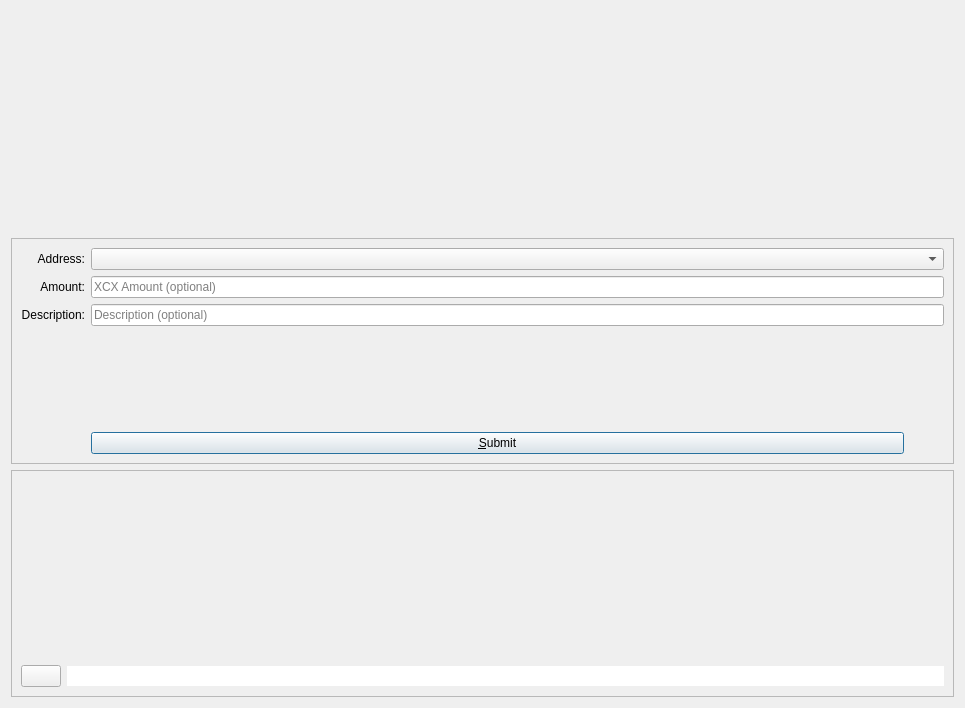
<?xml version="1.0" encoding="UTF-8"?>
<ui version="4.0">
 <class>ReceiveCoinsDialog</class>
 <widget class="QDialog" name="ReceiveCoinsDialog">
  <property name="geometry">
   <rect>
    <x>0</x>
    <y>0</y>
    <width>965</width>
    <height>708</height>
   </rect>
  </property>
  <property name="sizePolicy">
   <sizepolicy hsizetype="Preferred" vsizetype="Preferred">
    <horstretch>0</horstretch>
    <verstretch>0</verstretch>
   </sizepolicy>
  </property>
  <property name="minimumSize">
   <size>
    <width>0</width>
    <height>0</height>
   </size>
  </property>
  <property name="sizeGripEnabled">
   <bool>false</bool>
  </property>
  <layout class="QVBoxLayout" name="verticalLayout" stretch="0,0,0">
   <item>
    <spacer name="verticalSpacer_2">
     <property name="orientation">
      <enum>Qt::Vertical</enum>
     </property>
     <property name="sizeHint" stdset="0">
      <size>
       <width>20</width>
       <height>10</height>
      </size>
     </property>
    </spacer>
   </item>
   <item>
    <widget class="QFrame" name="frame2">
     <property name="sizePolicy">
      <sizepolicy hsizetype="Preferred" vsizetype="Expanding">
       <horstretch>0</horstretch>
       <verstretch>0</verstretch>
      </sizepolicy>
     </property>
     <property name="frameShape">
      <enum>QFrame::StyledPanel</enum>
     </property>
     <property name="frameShadow">
      <enum>QFrame::Sunken</enum>
     </property>
     <layout class="QVBoxLayout" name="verticalLayout_3">
      <item>
       <layout class="QGridLayout" name="gridLayout">
        <item row="7" column="0">
         <widget class="QLabel" name="label_7">
          <property name="text">
           <string/>
          </property>
         </widget>
        </item>
        <item row="5" column="1">
         <widget class="QLineEdit" name="reqID">
          <property name="toolTip">
           <string>An optional message to attach to the payment request, which will be displayed when the request is opened.&lt;br&gt;Note: The message will not be sent with the payment over the XCX network.</string>
          </property>
          <property name="placeholderText">
           <string>Description (optional)</string>
          </property>
         </widget>
        </item>
        <item row="5" column="0">
         <widget class="QLabel" name="label_3">
          <property name="toolTip">
           <string>An optional message to attach to the payment request, which will be displayed when the request is opened.&lt;br&gt;Note: The message will not be sent with the payment over the XCX network.</string>
          </property>
          <property name="text">
           <string>Description:</string>
          </property>
          <property name="alignment">
           <set>Qt::AlignRight|Qt::AlignTrailing|Qt::AlignVCenter</set>
          </property>
          <property name="buddy">
           <cstring>reqID</cstring>
          </property>
         </widget>
        </item>
        <item row="4" column="0">
         <widget class="QLabel" name="label">
          <property name="toolTip">
           <string>An optional amount to request. Leave this empty or zero to not request a specific amount.</string>
          </property>
          <property name="text">
           <string>Amount:</string>
          </property>
          <property name="alignment">
           <set>Qt::AlignRight|Qt::AlignTrailing|Qt::AlignVCenter</set>
          </property>
         </widget>
        </item>
        <item row="3" column="1">
         <widget class="QComboBox" name="reqAddress">
          <property name="toolTip">
           <string>List of addresses to receive with</string>
          </property>
         </widget>
        </item>
        <item row="3" column="0">
         <widget class="QLabel" name="label_2">
          <property name="toolTip">
           <string>List of addresses to receive with</string>
          </property>
          <property name="text">
           <string>Address:</string>
          </property>
          <property name="alignment">
           <set>Qt::AlignRight|Qt::AlignTrailing|Qt::AlignVCenter</set>
          </property>
         </widget>
        </item>
        <item row="7" column="1">
         <layout class="QHBoxLayout" name="horizontalLayout">
          <item>
           <widget class="QPushButton" name="receiveButton">
            <property name="minimumSize">
             <size>
              <width>150</width>
              <height>0</height>
             </size>
            </property>
            <property name="toolTip">
             <string>Submit payment request for address selected above</string>
            </property>
            <property name="text">
             <string>&amp;Submit</string>
            </property>
           </widget>
          </item>
          <item>
           <spacer name="horizontalSpacer_2">
            <property name="orientation">
             <enum>Qt::Horizontal</enum>
            </property>
            <property name="sizeType">
             <enum>QSizePolicy::Fixed</enum>
            </property>
            <property name="sizeHint" stdset="0">
             <size>
              <width>40</width>
              <height>20</height>
             </size>
            </property>
           </spacer>
          </item>
         </layout>
        </item>
        <item row="6" column="0">
         <widget class="QLabel" name="label_4">
          <property name="text">
           <string/>
          </property>
          <property name="alignment">
           <set>Qt::AlignRight|Qt::AlignTrailing|Qt::AlignVCenter</set>
          </property>
         </widget>
        </item>
        <item row="4" column="1">
         <widget class="QLineEdit" name="reqAmount">
          <property name="toolTip">
           <string>An optional amount to request. Leave this empty or zero to not request a specific amount.</string>
          </property>
          <property name="placeholderText">
           <string>XCX Amount (optional)</string>
          </property>
         </widget>
        </item>
       </layout>
      </item>
     </layout>
    </widget>
   </item>
   <item>
    <widget class="QFrame" name="frame">
     <property name="sizePolicy">
      <sizepolicy hsizetype="Preferred" vsizetype="Expanding">
       <horstretch>0</horstretch>
       <verstretch>0</verstretch>
      </sizepolicy>
     </property>
     <property name="frameShape">
      <enum>QFrame::StyledPanel</enum>
     </property>
     <property name="frameShadow">
      <enum>QFrame::Raised</enum>
     </property>
     <layout class="QVBoxLayout" name="verticalLayout_2">
      <item>
       <layout class="QVBoxLayout" name="verticalLayout_4">
        <item>
         <spacer name="verticalSpacer">
          <property name="orientation">
           <enum>Qt::Vertical</enum>
          </property>
          <property name="sizeHint" stdset="0">
           <size>
            <width>20</width>
            <height>40</height>
           </size>
          </property>
         </spacer>
        </item>
        <item>
         <layout class="QHBoxLayout" name="horizontalLayout_2" stretch="0,1">
          <property name="spacing">
           <number>6</number>
          </property>
          <property name="sizeConstraint">
           <enum>QLayout::SetDefaultConstraint</enum>
          </property>
          <item>
           <widget class="QPushButton" name="pushButtonCP">
            <property name="toolTip">
             <string>Copy Master Account address to clipboard</string>
            </property>
            <property name="text">
             <string/>
            </property>
           </widget>
          </item>
          <item>
           <widget class="QLineEdit" name="lineEditAddress">
            <property name="toolTip">
             <string>Master Account address</string>
            </property>
            <property name="inputMask">
             <string notr="true"/>
            </property>
            <property name="text">
             <string notr="true"/>
            </property>
            <property name="frame">
             <bool>false</bool>
            </property>
            <property name="alignment">
             <set>Qt::AlignLeading|Qt::AlignLeft|Qt::AlignVCenter</set>
            </property>
            <property name="readOnly">
             <bool>true</bool>
            </property>
           </widget>
          </item>
         </layout>
        </item>
       </layout>
      </item>
     </layout>
    </widget>
   </item>
  </layout>
 </widget>
 <tabstops>
  <tabstop>reqID</tabstop>
  <tabstop>receiveButton</tabstop>
 </tabstops>
 <resources/>
 <connections/>
</ui>
